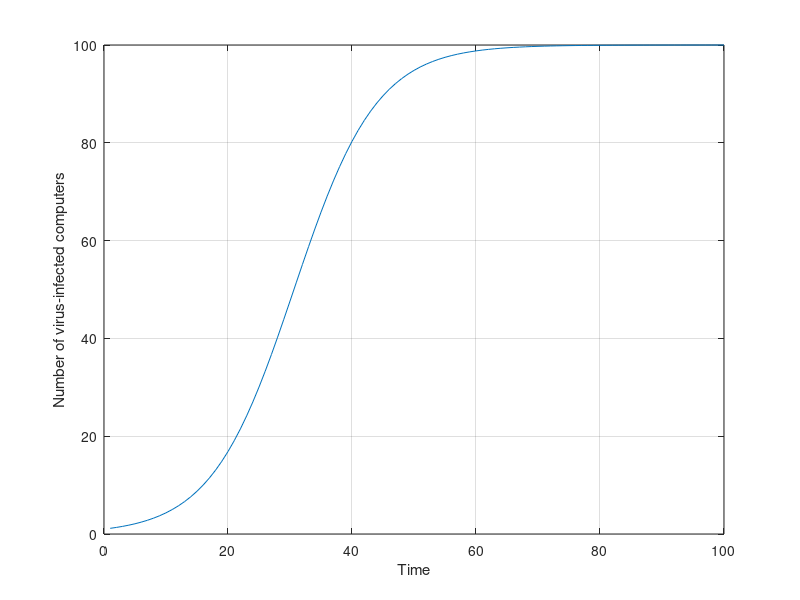

Reproduce this figure in MATLAB.
% Simulation of Computer Virus Propagation Mathematical Model
clear all;
close all;

% Parameters setting
N=100; % number of computers
M=15; % number of data communications between computers
X0=1; % initial number of infected computers

% Time generation
num_time_units=100; % number of time unit for the simulation
time=1:num_time_units; % timeline

% Mathematical expectation of propagation
Xn=N./(1+(N-1)*exp(-time*M/N));

% make plot...
plot(time,Xn)
grid on
xlabel('Time')
ylabel('Number of virus-infected computers')
%set(gca,'Box','off')
